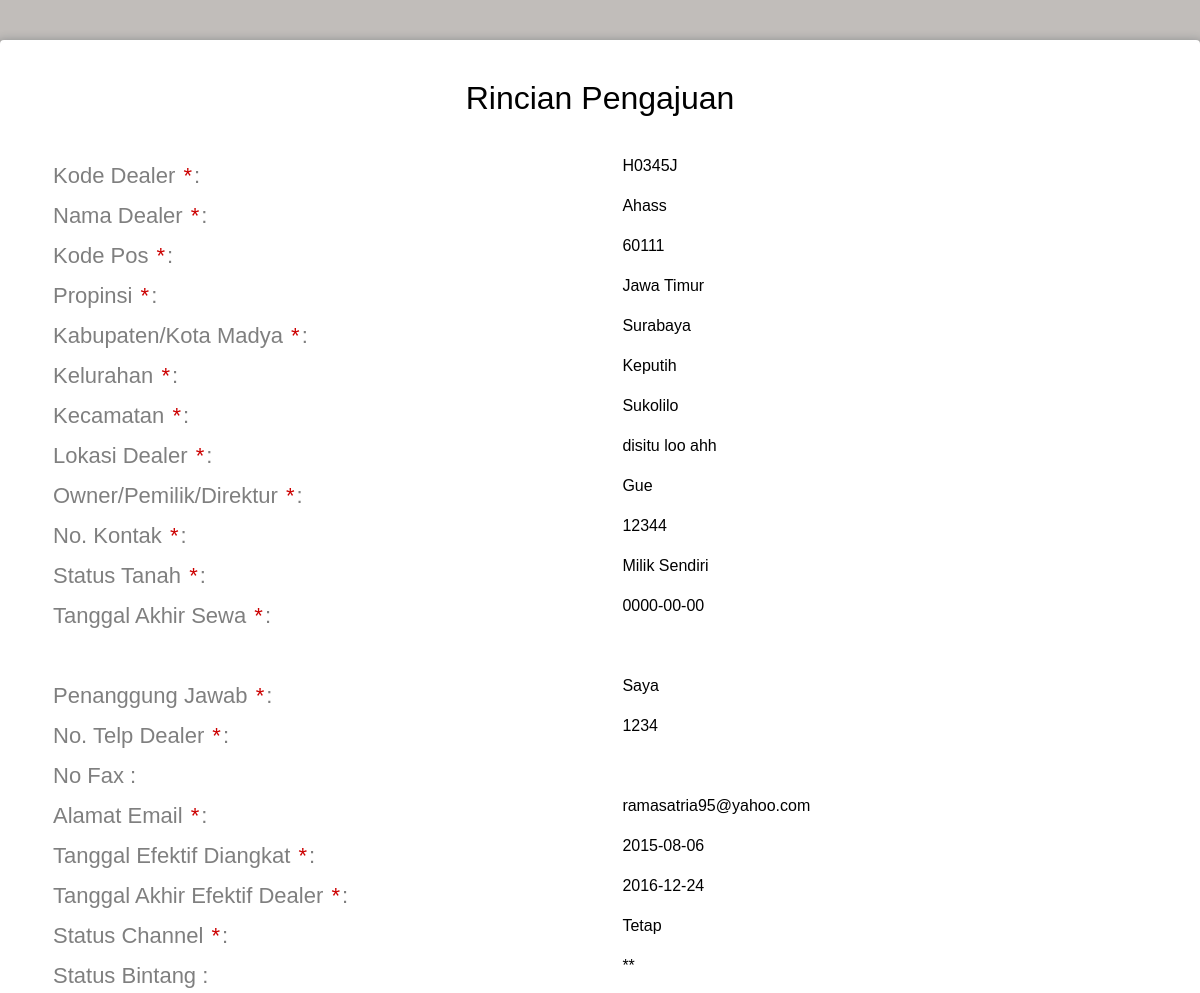
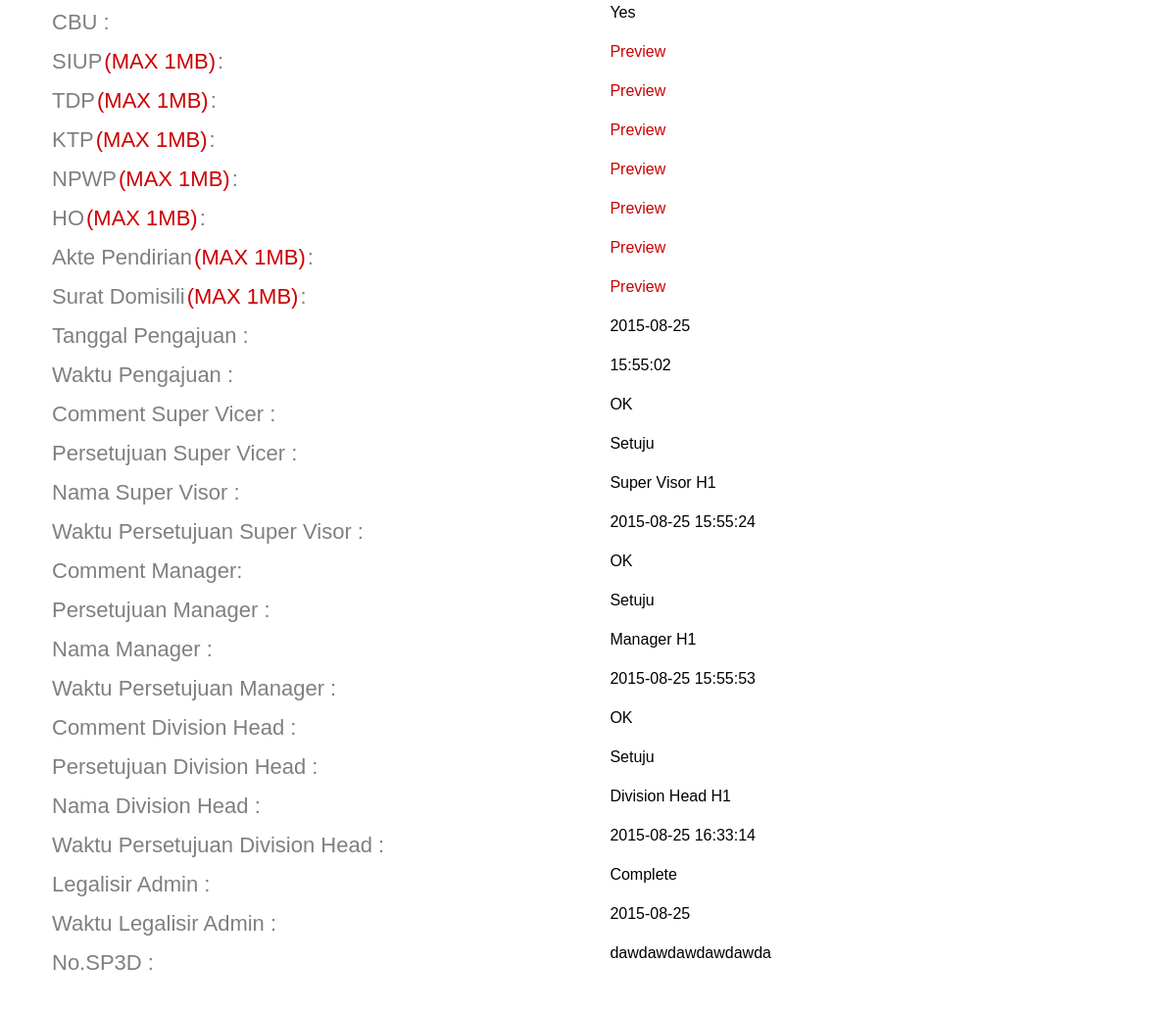
The app's page /admin_legal/rincian_dealer_h1_.php?id=25 (signed in) with its own data (2 pictures, top to bottom).
### tables this page shows
CREATE TABLE IF NOT EXISTS `daftar_pengajuan` (
  `id_daftar` int(11) NOT NULL AUTO_INCREMENT,
  `id_admin` int(11) NOT NULL,
  `kode_dealer` varchar(15) NOT NULL,
  `tanggal_pengajuan` date NOT NULL,
  `jenis_pengajuan` varchar(35) NOT NULL,
  `channel` varchar(10) DEFAULT NULL,
  `status_channel` varchar(10) DEFAULT NULL,
  `jam_pengajuan` time NOT NULL,
  `comment_sv` varchar(50) DEFAULT NULL,
  `approval_sv` varchar(30) DEFAULT NULL,
  `nama_sv` varchar(30) NOT NULL,
  `waktu_approval_sv` datetime NOT NULL,
  `comment_manager` varchar(50) DEFAULT NULL,
  `approval_manager` varchar(30) DEFAULT NULL,
  `nama_manager` varchar(30) NOT NULL,
  `waktu_approval_manager` datetime NOT NULL,
  `comment_divhead` varchar(50) DEFAULT NULL,
  `approval_divhead` varchar(30) DEFAULT NULL,
  `nama_divhead` varchar(30) NOT NULL,
  `waktu_approval_divhead` datetime NOT NULL,
  `legalisir_admin` varchar(20) DEFAULT NULL,
  `waktu_legalisir` date NOT NULL,
  `perpanjangan` date DEFAULT NULL,
  PRIMARY KEY (`id_daftar`)
);

CREATE TABLE IF NOT EXISTS `daftar_dealer` (
  `kode_dealer` varchar(15) NOT NULL,
  `nama_dealer` varchar(50) NOT NULL,
  `id_kodepos` int(11) NOT NULL,
  `lokasi` varchar(30) NOT NULL,
  `owner` varchar(30) NOT NULL,
  `kontak` varchar(12) NOT NULL,
  `status_tanah` varchar(30) NOT NULL,
  `akhir_sewa` date DEFAULT NULL,
  `status_dealer` varchar(10) DEFAULT NULL,
  `siop` varchar(50) DEFAULT NULL,
  `tdp` varchar(50) DEFAULT NULL,
  `ktp` varchar(50) DEFAULT NULL,
  `npwp` varchar(50) DEFAULT NULL,
  `ho` varchar(50) DEFAULT NULL,
  `akte` varchar(50) DEFAULT NULL,
  `surat_domisili` varchar(50) DEFAULT NULL,
  `waktucreate` datetime NOT NULL,
  `waktumodify` datetime DEFAULT NULL,
  PRIMARY KEY (`kode_dealer`)
);

CREATE TABLE IF NOT EXISTS `kodepos` (
  `id_kodepos` int(5) NOT NULL AUTO_INCREMENT,
  `kodepos` int(11) DEFAULT NULL,
  `kelurahan` varchar(50) DEFAULT NULL,
  `kecamatan` varchar(50) DEFAULT NULL,
  `jenis` varchar(50) DEFAULT NULL,
  `kabupaten` varchar(50) DEFAULT NULL,
  `propinsi` varchar(50) DEFAULT NULL,
  PRIMARY KEY (`id_kodepos`)
);

CREATE TABLE IF NOT EXISTS `channel_h1` (
  `id_channel` varchar(15) NOT NULL,
  `pj` varchar(20) NOT NULL,
  `no_telp` varchar(12) NOT NULL,
  `no_fax` varchar(12) DEFAULT NULL,
  `email` varchar(50) NOT NULL,
  `tgl_efektif` date NOT NULL,
  `tgl_akhir` date NOT NULL,
  `status_channel` varchar(10) NOT NULL,
  `status_bintang` varchar(5) DEFAULT NULL,
  `cbo` varchar(30) DEFAULT NULL,
  `no_sp3d` varchar(30) DEFAULT NULL,
  `waktucreate` datetime NOT NULL,
  `waktumodify` datetime DEFAULT NULL,
  PRIMARY KEY (`id_channel`)
);

### admin_legal/rincian_dealer_h1_.php (the view, shortened to what this page needs)
<?php
if($_SESSION['status']=='admin'){
$sql=mysql_fetch_array(mysql_query("select * from daftar_pengajuan a, daftar_dealer b, kodepos c, channel_h1 d where a.id_daftar = '$_GET[id]' and a.kode_dealer = b.kode_dealer and b.id_kodepos = c.id_kodepos and b.kode_dealer = d.id_channel"));
?>
<!DOCTYPE html>
<html >
  <head>
    <link href='../css/css.css' rel='stylesheet' type='text/css'>
    <link rel="stylesheet" href="css/normalize.css">
    <link rel="stylesheet" href="css/style.css">
  </head>
  <body>
    <div class="form">
      <div>
        <div id="h1">
          <h1>Rincian Pengajuan</h1>
          <div class="top-row">
          <div class="field-wrap">
              <label>
              Kode Dealer <span class="req">*</span>:
            </label>
		  </div>
		  <div class="field-wrap"><span><?php echo $sql['kode_dealer'] ?></span>
          </div>
          </div>
          <div class="top-row">
          <div class="field-wrap">
              <label>
              Nama Dealer <span class="req">*</span>:
            </label>
		  </div>
		  <div class="field-wrap"><span><?php echo $sql['nama_dealer'] ?></span>
          </div>
          </div>
          <div class="top-row">
          <div class="field-wrap">
              <label>
              Kode Pos <span class="req">*</span>:
            </label>
		  </div>
		  <div class="field-wrap"><span><?php echo $sql['kodepos'] ?></span>
          </div>
          </div>
          <div class="top-row">
          <div class="field-wrap">
              <label>
              Propinsi <span class="req">*</span>:
            </label>
		  </div>
		  <div class="field-wrap"><span><?php echo $sql['propinsi'] ?></span>
          </div>
          </div>
		  <div class="top-row">
          <div class="field-wrap">
              <label>
              Kabupaten/Kota Madya <span class="req">*</span>:
            </label>
		  </div>
		  <div class="field-wrap"><span><?php echo $sql['kabupaten'] ?></span>
          </div>
          </div>
		  <div class="top-row">
          <div class="field-wrap">
              <label>
              Kelurahan <span class="req">*</span>:
            </label>
		  </div>
		  <div class="field-wrap"><span><?php echo $sql['kelurahan'] ?></span>
          </div>
          </div>
		  <div class="top-row">
          <div class="field-wrap">
              <label>
              Kecamatan <span class="req">*</span>:
            </label>
		  </div>
		  <div class="field-wrap"><span><?php echo $sql['kecamatan'] ?></span>
          </div>
          </div>
		  <div class="top-row">
          <div class="field-wrap">
              <label>
              Lokasi Dealer <span class="req">*</span>:
            </label>
		  </div>
		  <div class="field-wrap"><span><?php echo $sql['lokasi'] ?></span>
          </div>
          </div>
		  <div class="top-row">
          <div class="field-wrap">
              <label>
              Owner/Pemilik/Direktur <span class="req">*</span>:
            </label>
		  </div>
		  <div class="field-wrap"><span><?php echo $sql['owner'] ?></span>
          </div>
          </div>
		  <div class="top-row">
          <div class="field-wrap">
              <label>
              No. Kontak <span class="req">*</span>:
            </label>
		  </div>
		  <div class="field-wrap"><span><?php echo $sql['kontak'] ?></span>
          </div>
          </div>
		  <div class="top-row">
          <div class="field-wrap">
              <label>
              Status Tanah <span class="req">*</span>:
            </label>
		  </div>
		  <div class="field-wrap">
          <span><?php echo $sql['status_tanah'] ?></span>
          </div>
          </div>
		  <div class="top-row" id="tanggalsewa">
            <div class="field-wrap">
              <label>
                Tanggal Akhir Sewa <span class="req">*</span>:
              </label>
            </div>
              <div class="field-wrap">
              <span><?php echo $sql['akhir_sewa'] ?></span>            </div>
          </div>
          <div class="top-row">
          </div>
		  <div class="top-row">
          <div class="field-wrap">
              <label>
              Penanggung Jawab <span class="req">*</span>:
            </label>
		  </div>
		  <div class="field-wrap"><span><?php echo $sql['pj'] ?></span>
          </div>
          </div>
		  <div class="top-row">
          <div class="field-wrap">
              <label>
              No. Telp Dealer <span class="req">*</span>:
            </label>
		  </div>
		  <div class="field-wrap"><span><?php echo $sql['no_telp'] ?></span>
          </div>
          </div>
		  <div class="top-row">
          <div class="field-wrap">
              <label>
              No Fax :
            </label>
		  </div>
          </div>
		  <div class="top-row">
          <div class="field-wrap">
              <label>
              Alamat Email <span class="req">*</span>:
            </label>
		  </div>
		  <div class="field-wrap"><span><?php echo $sql['email'] ?></span>
          </div>
          </div>
		  <div class="top-row">
          <div class="field-wrap">
              <label>
              Tanggal Efektif Diangkat <span class="req">*</span>:
            </label>
		  </div>
		  <div class="field-wrap"><span><?php echo $sql['tgl_efektif'] ?></span>
          </div>
          </div>
		  <div class="top-row">
          <div class="field-wrap">
              <label>
              Tanggal Akhir Efektif Dealer <span class="req">*</span>:
            </label>
		  </div>
		  <div class="field-wrap"><span><?php echo $sql['tgl_akhir'] ?></span>
          </div>
          </div>
		  <div class="top-row">
          <div class="field-wrap">
              <label>
              Status Channel <span class="req">*</span>:
            </label>
		  </div>
		  <div class="field-wrap"><span><?php echo $sql['status_channel'] ?></span>
          </div>
          </div>
		  <div class="top-row">
          <div class="field-wrap">
              <label>
              Status Bintang :
            </label>
		  </div>
		  <div class="field-wrap"><span><?php echo $sql['status_bintang'] ?></span>
          </div>
          </div>
		  <div class="top-row">
          <div class="field-wrap">
              <label>
              CBU :
            </label>
		  </div>
		  <div class="field-wrap"><span><?php echo $sql['cbo'] ?></span>
          </div>
          </div>
	<div class="top-row">
          <div class="field-wrap">
              <label>
              SIUP<span class="req">(MAX 1MB)</span>:
            </label>
		  </div>
		  <div class="field-wrap"><a href = "<?php echo $sql['siop'] ?>"target="_blank">Preview</a>
          </div>
          </div>
		  <div class="top-row">
          <div class="field-wrap">
              <label>
              TDP<span class="req">(MAX 1MB)</span>:
            </label>
		  </div>
		  <div class="field-wrap"><a href = "<?php echo $sql['tdp'] ?>"target="_blank">Preview</a>
          </div>
          </div>
		  <div class="top-row">
          <div class="field-wrap">
              <label>
              KTP<span class="req">(MAX 1MB)</span>:
            </label>
		  </div>
		  <div class="field-wrap"><a href = "<?php echo $sql['ktp'] ?>"target="_blank">Preview</a>
          </div>
          </div>
		  <div class="top-row">
          <div class="field-wrap">
              <label>
              NPWP<span class="req">(MAX 1MB)</span>:
            </label>
		  </div>
		  <div class="field-wrap"><a href = "<?php echo $sql['npwp'] ?>"target="_blank">Preview</a>
          </div>
          </div>
		  <div class="top-row">
          <div class="field-wrap">
              <label>
              HO<span class="req">(MAX 1MB)</span>:
            </label>
		  </div>
		  <div class="field-wrap"><a href = "<?php echo $sql['ho'] ?>"target="_blank">Preview</a>
          </div>
          </div>
		  <div class="top-row">
          <div class="field-wrap">
            <label>
              Akte Pendirian<span class="req">(MAX 1MB)</span>:
            </label>
		  </div>
		  <div class="field-wrap"><a href = "<?php echo $sql['akte'] ?>"target="_blank">Preview</a>
          </div>
          </div>
		  <div class="top-row">
          <div class="field-wrap">
              <label>
              Surat Domisili<span class="req">(MAX 1MB)</span>:
            </label>
		  </div>
		  <div class="field-wrap"><a href = "<?php echo $sql['surat_domisili'] ?>"target="_blank">Preview</a>
          </div>
          </div>
		  <div class="top-row">
          <div class="field-wrap">
              <label>
              Tanggal Pengajuan :
            </label>
		  </div>
		  <div class="field-wrap"><span><?php echo $sql['tanggal_pengajuan'] ?></span>
          </div>
          </div>
		  <div class="top-row">
          <div class="field-wrap">
              <label>
              Waktu Pengajuan :
            </label>
		  </div>
		  <div class="field-wrap"><span><?php echo $sql['jam_pengajuan'] ?></span>
          </div>
          </div>
		  <div class="top-row">
          <div class="field-wrap">
              <label>
              Comment Super Vicer :
            </label>
		  </div>
		  <div class="field-wrap"><span><?php echo $sql['comment_sv'] ?></span>
          </div>
          </div>
		  <div class="top-row">
          <div class="field-wrap">
              <label>
              Persetujuan Super Vicer :
            </label>
		  </div>
		  <div class="field-wrap"><span><?php echo $sql['approval_sv'] ?></span>
          </div>
          </div>
          <div class="top-row">
          <div class="field-wrap">
              <label>
              Nama Super Visor :
            </label>
		  </div>
		  <div class="field-wrap"><span><?php echo $sql['nama_sv'] ?></span>
          </div>
          </div>
		  <div class="top-row">
          <div class="field-wrap">
              <label>
              Waktu Persetujuan Super Visor :
            </label>
		  </div>
		  <div class="field-wrap"><span><?php echo $sql['waktu_approval_sv'] ?></span>
          </div>
          </div>
		  <div class="top-row">
          <div class="field-wrap">
              <label>
              Comment Manager:
            </label>
		  </div>
		  <div class="field-wrap"><span><?php echo $sql['comment_manager'] ?></span>
          </div>
          </div>
		  <div class="top-row">
          <div class="field-wrap">
              <label>
              Persetujuan Manager :
            </label>
		  </div>
		  <div class="field-wrap"><span><?php echo $sql['approval_manager'] ?></span>
          </div>
          </div>
          <div class="top-row">
          <div class="field-wrap">
              <label>
              Nama Manager :
            </label>
		  </div>
		  <div class="field-wrap"><span><?php echo $sql['nama_manager'] ?></span>
          </div>
          </div>
		  <div class="top-row">
          <div class="field-wrap">
              <label>
              Waktu Persetujuan Manager :
            </label>
		  </div>
		  <div class="field-wrap"><span><?php echo $sql['waktu_approval_manager'] ?></span>
          </div>
          </div>
		  <div class="top-row">
          <div class="field-wrap">
              <label>
              Comment Division Head :
            </label>
		  </div>
		  <div class="field-wrap"><span><?php echo $sql['comment_divhead'] ?></span>
          </div>
          </div>
		  <div class="top-row">
          <div class="field-wrap">
              <label>
              Persetujuan Division Head :
            </label>
		  </div>
		  <div class="field-wrap"><span><?php echo $sql['approval_divhead'] ?></span>
          </div>
          </div>
          <div class="top-row">
          <div class="field-wrap">
              <label>
              Nama Division Head :
            </label>
		  </div>
		  <div class="field-wrap"><span><?php echo $sql['nama_divhead'] ?></span>
          </div>
          </div>
		  <div class="top-row">
          <div class="field-wrap">
              <label>
              Waktu Persetujuan Division Head :
            </label>
		  </div>
		  <div class="field-wrap"><span><?php echo $sql['waktu_approval_divhead'] ?></span>
          </div>
          </div>
		  <div class="top-row">
          <div class="field-wrap">
              <label>
              Legalisir Admin :
            </label>
		  </div>
		  <div class="field-wrap"><span><?php echo $sql['legalisir_admin'] ?></span>
          </div>
          </div>
		  <div class="top-row">
          <div class="field-wrap">
              <label>
              Waktu Legalisir Admin :
            </label>
		  </div>
		  <div class="field-wrap"><span><?php echo $sql['waktu_legalisir'] ?></span>
          </div>
          </div>
		  <div class="top-row">
          <div class="field-wrap">
              <label>
              No.SP3D :
            </label>
		  </div>
		  <div class="field-wrap"><span><?php echo $sql['no_sp3d'] ?></span>
          </div>
          </div>
        </div>
      </div>
</div>
  </body>
</html>
<?php
}else{
?>
<script>document.location.href="../"</script>
<?php
}
?>

### admin_legal/css/style.css (style rules this page uses)
*, *:before, *:after { box-sizing: border-box; }
html { overflow-y: scroll; }
body { background: #c1bdba; font-family: 'Titillium Web', sans-serif; }
a { text-decoration: none; color: #cc0000; -webkit-transition: .5s ease; transition: .5s ease; }
.form { background: #ffffff; padding: 40px; max-width: 1200px; margin: 40px auto; border-radius: 4px; box-shadow: 0 4px 10px 4px rgba(19, 35, 47, 0.3); }
h1 { text-align: center; color: #000000; font-weight: 300; margin: 0 0 40px; }
label { position: absolute; -webkit-transform: translateY(6px); -ms-transform: translateY(6px); transform: translateY(6px); left: 13px; color: rgba(0, 0, 0, 0.5); -webkit-transition: all 0.25s ease; transition: all 0.25s ease; -webkit-backface-visibility: hidden; pointer-events: none; font-size: 22px; }
label .req { margin: 2px; color: #cc0000; }
.field-wrap { position: relative; margin-bottom: 40px; }
.top-row:after { content: ""; display: table; clear: both; }
.top-row > div { float: left; width: 48%; margin-right: 4%; }
.top-row > div:last-child { margin: 0; }

### records on screen
daftar_pengajuan: kode_dealer.kode_dealer "H0345J", kode_dealer.nama_dealer "Ahass", kodepos.kodepos "60111", kodepos.propinsi "Jawa Timur", kodepos.kabupaten "Surabaya", kodepos.kelurahan "Keputih", kodepos.kecamatan "Sukolilo", kode_dealer.lokasi "disitu loo ahh", kode_dealer.owner "Gue", kode_dealer.kontak "12344", kode_dealer.status_tanah "Milik Sendiri", kode_dealer.akhir_sewa "0000-00-00", channel_h1.pj "Saya", channel_h1.no_telp "1234", channel_h1.email "ramasatria95@yahoo.com", channel_h1.tgl_efektif "2015-08-06", channel_h1.tgl_akhir "2016-12-24", channel_h1.status_channel "Tetap", channel_h1.status_bintang "**", channel_h1.cbo "Yes", tanggal_pengajuan "2015-08-25", jam_pengajuan "15:55:02", comment_sv "OK", approval_sv "Setuju", nama_sv "Super Visor H1", waktu_approval_sv "2015-08-25 15:55:24", comment_manager "OK", approval_manager "Setuju", nama_manager "Manager H1", waktu_approval_manager "2015-08-25 15:55:53", comment_divhead "OK", approval_divhead "Setuju", nama_divhead "Division Head H1", waktu_approval_divhead "2015-08-25 16:33:14", legalisir_admin "Complete", waktu_legalisir "2015-08-25", channel_h1.no_sp3d "dawdawdawdawdawda"
